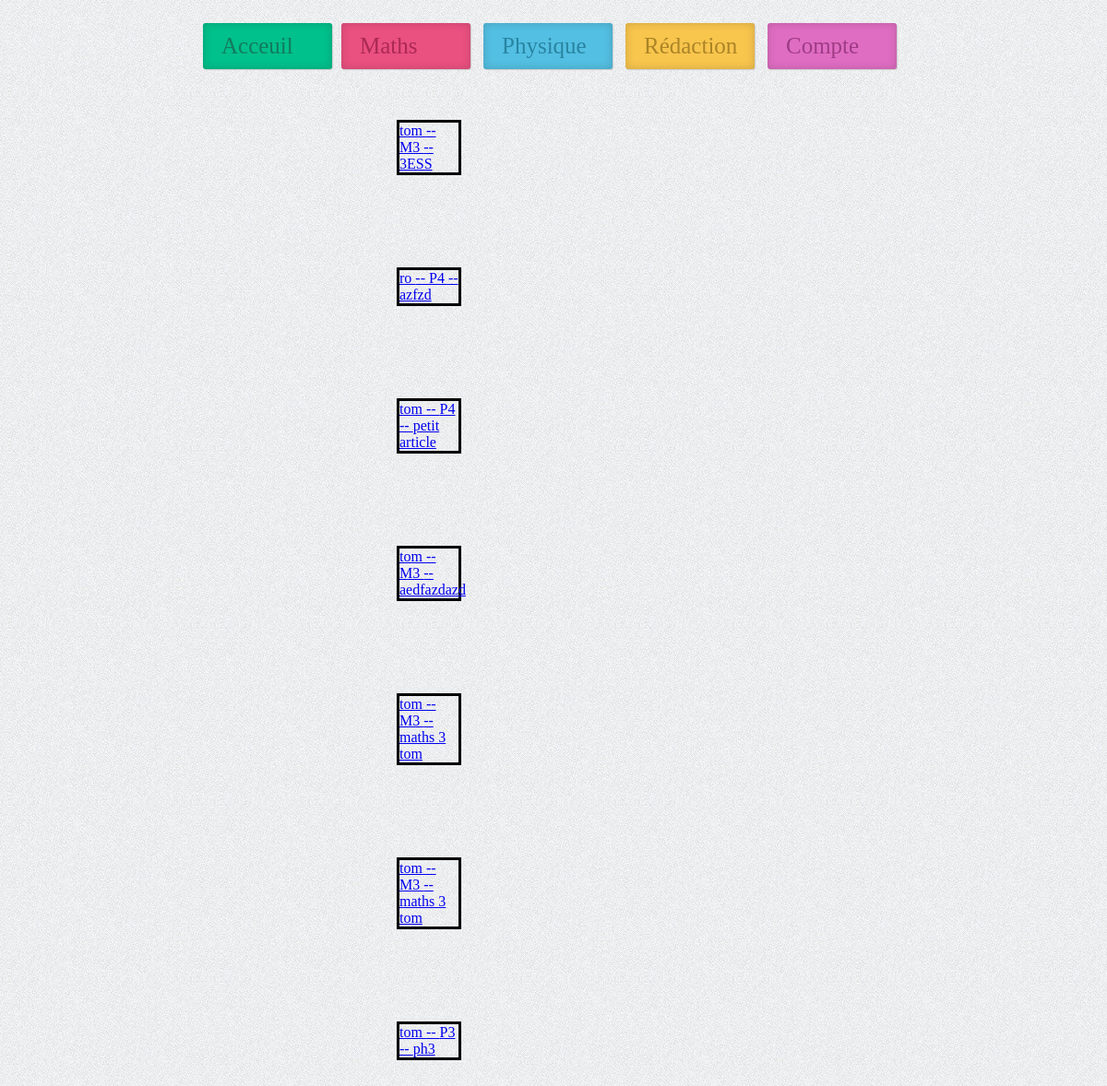
Screenshot of /Entree.php (signed in) with the database file from the repository.
### tables this page shows
CREATE TABLE IF NOT EXISTS `articles` (
  `id` int(11) NOT NULL AUTO_INCREMENT,
  `login` text NOT NULL,
  `categorie` text NOT NULL,
  `corpsTexte` text NOT NULL,
  PRIMARY KEY (`id`)
);

### Entree.php (the view, shortened to what this page needs)
<?php
    include("Acceuil.php");
    ?>
<html>
<head>
    <link rel="stylesheet" href="assets/style.css">
</head>
<body>
    <?php
try
{
    $bdd = new PDO('mysql:host=localhost;dbname=Entraide;charset=utf8', 'root', '',array(PDO::ATTR_ERRMODE => PDO::ERRMODE_EXCEPTION));
}
catch(Exception $e)
{
        die('Erreur : '.$e->getMessage());
}
$reponse = $bdd->query('SELECT corpsTexte, login , categorie FROM articles');
while ($donnees = $reponse->fetch())
{
   $corps = htmlspecialchars($donnees['corpsTexte']);
   $login = $donnees['login'];
    echo '<p>'. "<a href='profile.php?login=$login'> $login " . ' -- '. $donnees['categorie'] . ' -- '. $corps . '<br />' . '</p>';
}
?>
</body>
</html>

### Acceuil.php (shortened to what this page needs)
<html>
<head>
    <link rel="stylesheet" href="assets/styleAcceuil.css">
</head>
<body>
    <nav id="colorNav">
        <ul>
            <li  class="green">
                <a href="Entree.php" class="icon-home">Acceuil</a>
            <li class="red">
                <a href="#" class="icon-cogs">Maths</a>
            </li>
            <li class="blue">
                <a href="#" class="icon-twitter">Physique</a>
            </li>
            <li class="yellow">
                <a href="#" class="icon-beaker">Rédaction</a>
            </li>
            <li class="purple">
                <a href="#" class="icon-envelope">Compte</a>
            </li>
        </ul>
    </nav>
</body>
</html>

### assets/StyleAcceuil.css (style rules this page uses)
* { margin:0; padding:0; }
body { background-image: url("images/fond.jpg"); background-repeat: repeat; padding: 20px 0 0; min-height:50px; }
#colorNav > ul { width: 800px; margin:0 auto; }
#colorNav > ul > li { box-shadow: 0 0 10px rgba(36, 31, 31, 0.2) inset,1px 1px 1px #CCC; display: inline-block; line-height: 2; margin: 5px; border-radius: 3px; position:relative; width: 140px; }
#colorNav > ul > li > a { color:inherit; text-decoration:none ; padding: 20px; font-size: 25px; }
#colorNav li.green { background-color:#00c08b; color:#127a5d; }
#colorNav li.red { background-color:#ea5080;color:#aa2a52; }
#colorNav li.blue { background-color:#53bfe2;color:#2884a2; }
#colorNav li.yellow { background-color:#f8c54d;color:#ab8426; }
#colorNav li.purple { background-color:#df6dc2;color:#9f3c85; }

### assets/style.css (style rules this page uses)
body { background-image: url("images/fond.jpg"); background-repeat: repeat; padding: 20px 0 0; min-height:50px; margin-left:30px; }
p { margin:50px 700px 100px 400px; border-width: large; border-style: solid; border-color: rgb(0, 0, 0); }

### rows the page displays
articles: login "tom", categorie "M3", corpsTexte "3ESS"
articles: login "ro", categorie "P4", corpsTexte "azfzd"
articles: login "tom", categorie "P4", corpsTexte "petit article"
articles: login "tom", categorie "M3", corpsTexte "aedfazdazd"
articles: login "tom", categorie "M3", corpsTexte "maths 3 tom"
articles: login "tom", categorie "M3", corpsTexte "maths 3 tom"
articles: login "tom", categorie "P3", corpsTexte "ph3"
